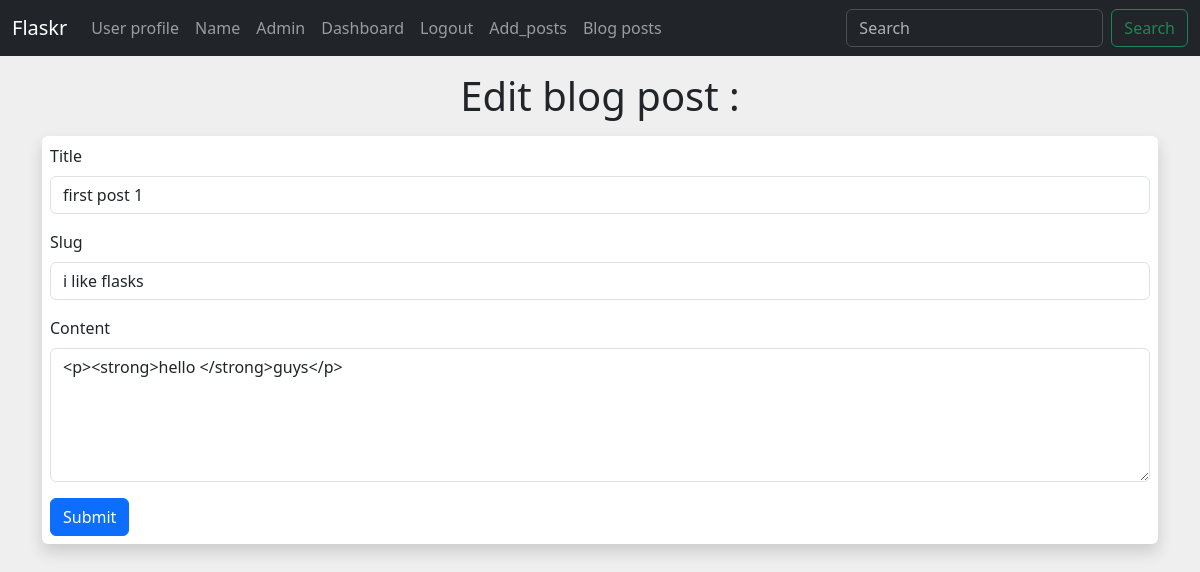
/posts/edit/1 (signed in), run on the app's committed database.
### hello.py (models this page shows)
class Posts(db.Model):
    id = db.Column(db.Integer, primary_key=True)
    title = db.Column(db.String(100))
    slug = db.Column(db.String(120))
    content = db.Column(db.String(1000))
    date_posted = db.Column(db.Date, default=datetime.utcnow)
    poster_id = db.Column(db.Integer, db.ForeignKey('users.id'))

### hello.py (the view, shortened to what this page needs)
@app.route('/posts/edit/<int:id>', methods=['GET', 'POST'])
@login_required
def edit_posts(id):
    post = Posts.query.get_or_404(id)
    form = post_form()
    if current_user.id == post.poster_id:
        form.title.data = post.title
        form.slug.data = post.slug
        form.content.data = post.content
        return render_template('edit_posts.html', form=form)
    else:
        flash('You are not authorized to edit the post !!')
        return redirect(url_for('posts', id=post.id))

### webForm.py
class post_form(FlaskForm):
    title = StringField("Title", validators=[DataRequired()])
    author = StringField("Author")
    slug = StringField("Slug", validators=[DataRequired()])
    content = CKEditorField('Content', validators=[DataRequired()])
    submit = SubmitField('Submit')

class SearchForm(FlaskForm):
    searched = StringField("search", validators=[DataRequired()])
    submit = SubmitField('Submit')

### hello.py (called while the page is built)
@login_manager.user_loader
def load_user(user_id):
    return Users.query.get(int(user_id))

@app.context_processor
def base():
    form = SearchForm()
    return dict(form=form)

### templates/edit_posts.html (shortened to what this page needs)
{%extends "base.html"%}
{%block content%}
        <h1 class="mt-3 text-center">Edit blog post : </h1>
        <div class="shadow bg-body rounded p-2 mt-3 mb-5">
            <form method="POST" action="">
                {{form.title.label(class='form-label')}}{{form.title(class="form-control mb-3")}}
                {{form.slug.label(class='form-label')}}{{form.slug(class="form-control mb-3")}}
                {{form.content.label(class='form-label')}}{{form.content(class="form-control mb-3",rows="5")}}
                {{form.submit(class='btn btn-primary')}}
            </form>
        </div>
{%endblock%}

### static/css/style.css (style rules this page uses)
body { background: #efefef; }

### data on the page
Posts: title "first post 1", slug "i like flasks", content "<p><strong>hello </strong>guys</p>"
